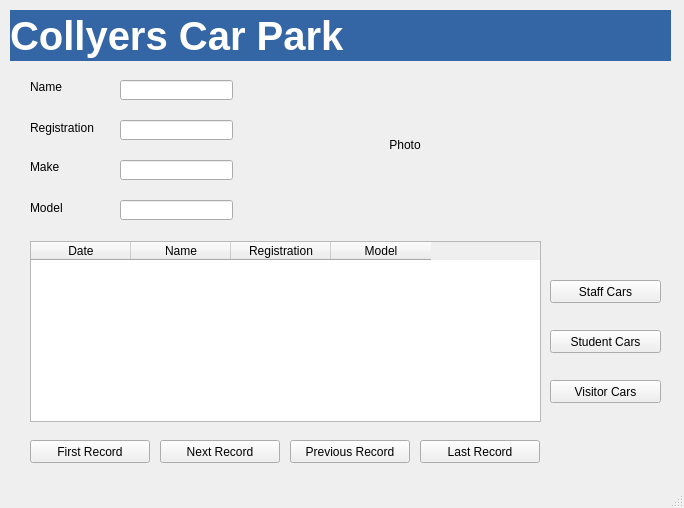
<?xml version="1.0" encoding="UTF-8"?>
<ui version="4.0">
 <class>MainWindow</class>
 <widget class="QMainWindow" name="MainWindow">
  <property name="geometry">
   <rect>
    <x>0</x>
    <y>0</y>
    <width>684</width>
    <height>508</height>
   </rect>
  </property>
  <property name="windowTitle">
   <string>Collyers Car Parking</string>
  </property>
  <property name="autoFillBackground">
   <bool>true</bool>
  </property>
  <widget class="QWidget" name="centralwidget">
   <widget class="QLabel" name="label1">
    <property name="geometry">
     <rect>
      <x>10</x>
      <y>10</y>
      <width>661</width>
      <height>51</height>
     </rect>
    </property>
    <property name="palette">
     <palette>
      <active>
       <colorrole role="WindowText">
        <brush brushstyle="SolidPattern">
         <color alpha="255">
          <red>255</red>
          <green>255</green>
          <blue>255</blue>
         </color>
        </brush>
       </colorrole>
       <colorrole role="Base">
        <brush brushstyle="SolidPattern">
         <color alpha="255">
          <red>52</red>
          <green>101</green>
          <blue>164</blue>
         </color>
        </brush>
       </colorrole>
       <colorrole role="Window">
        <brush brushstyle="SolidPattern">
         <color alpha="255">
          <red>52</red>
          <green>101</green>
          <blue>164</blue>
         </color>
        </brush>
       </colorrole>
      </active>
      <inactive>
       <colorrole role="WindowText">
        <brush brushstyle="SolidPattern">
         <color alpha="255">
          <red>255</red>
          <green>255</green>
          <blue>255</blue>
         </color>
        </brush>
       </colorrole>
       <colorrole role="Base">
        <brush brushstyle="SolidPattern">
         <color alpha="255">
          <red>52</red>
          <green>101</green>
          <blue>164</blue>
         </color>
        </brush>
       </colorrole>
       <colorrole role="Window">
        <brush brushstyle="SolidPattern">
         <color alpha="255">
          <red>52</red>
          <green>101</green>
          <blue>164</blue>
         </color>
        </brush>
       </colorrole>
      </inactive>
      <disabled>
       <colorrole role="WindowText">
        <brush brushstyle="SolidPattern">
         <color alpha="255">
          <red>190</red>
          <green>190</green>
          <blue>190</blue>
         </color>
        </brush>
       </colorrole>
       <colorrole role="Base">
        <brush brushstyle="SolidPattern">
         <color alpha="255">
          <red>52</red>
          <green>101</green>
          <blue>164</blue>
         </color>
        </brush>
       </colorrole>
       <colorrole role="Window">
        <brush brushstyle="SolidPattern">
         <color alpha="255">
          <red>52</red>
          <green>101</green>
          <blue>164</blue>
         </color>
        </brush>
       </colorrole>
      </disabled>
     </palette>
    </property>
    <property name="font">
     <font>
      <pointsize>30</pointsize>
      <weight>75</weight>
      <bold>true</bold>
     </font>
    </property>
    <property name="autoFillBackground">
     <bool>true</bool>
    </property>
    <property name="text">
     <string>Collyers Car Park</string>
    </property>
   </widget>
   <widget class="QLabel" name="label_6">
    <property name="geometry">
     <rect>
      <x>30</x>
      <y>160</y>
      <width>90</width>
      <height>13</height>
     </rect>
    </property>
    <property name="text">
     <string>Make</string>
    </property>
   </widget>
   <widget class="QLineEdit" name="make">
    <property name="geometry">
     <rect>
      <x>120</x>
      <y>160</y>
      <width>113</width>
      <height>20</height>
     </rect>
    </property>
   </widget>
   <widget class="QPushButton" name="firstRecord">
    <property name="geometry">
     <rect>
      <x>30</x>
      <y>440</y>
      <width>120</width>
      <height>23</height>
     </rect>
    </property>
    <property name="text">
     <string>First Record</string>
    </property>
   </widget>
   <widget class="QTableWidget" name="databaseView">
    <property name="geometry">
     <rect>
      <x>30</x>
      <y>241</y>
      <width>511</width>
      <height>181</height>
     </rect>
    </property>
    <column>
     <property name="text">
      <string>Date</string>
     </property>
    </column>
    <column>
     <property name="text">
      <string>Name</string>
     </property>
    </column>
    <column>
     <property name="text">
      <string>Registration</string>
     </property>
    </column>
    <column>
     <property name="text">
      <string>Model</string>
     </property>
    </column>
   </widget>
   <widget class="QPushButton" name="nextRecord">
    <property name="geometry">
     <rect>
      <x>160</x>
      <y>440</y>
      <width>120</width>
      <height>23</height>
     </rect>
    </property>
    <property name="text">
     <string>Next Record</string>
    </property>
   </widget>
   <widget class="QPushButton" name="previousRecord">
    <property name="geometry">
     <rect>
      <x>290</x>
      <y>440</y>
      <width>120</width>
      <height>23</height>
     </rect>
    </property>
    <property name="text">
     <string>Previous Record</string>
    </property>
   </widget>
   <widget class="QPushButton" name="lastRecord">
    <property name="geometry">
     <rect>
      <x>420</x>
      <y>440</y>
      <width>120</width>
      <height>23</height>
     </rect>
    </property>
    <property name="text">
     <string>Last Record</string>
    </property>
   </widget>
   <widget class="QPushButton" name="staffCars">
    <property name="geometry">
     <rect>
      <x>550</x>
      <y>280</y>
      <width>111</width>
      <height>23</height>
     </rect>
    </property>
    <property name="text">
     <string>Staff Cars</string>
    </property>
   </widget>
   <widget class="QPushButton" name="studentCars">
    <property name="geometry">
     <rect>
      <x>550</x>
      <y>330</y>
      <width>111</width>
      <height>23</height>
     </rect>
    </property>
    <property name="text">
     <string>Student Cars</string>
    </property>
   </widget>
   <widget class="QPushButton" name="visitorCars">
    <property name="geometry">
     <rect>
      <x>550</x>
      <y>380</y>
      <width>111</width>
      <height>23</height>
     </rect>
    </property>
    <property name="text">
     <string>Visitor Cars</string>
    </property>
   </widget>
   <widget class="QLabel" name="label_3">
    <property name="geometry">
     <rect>
      <x>30</x>
      <y>80</y>
      <width>90</width>
      <height>13</height>
     </rect>
    </property>
    <property name="text">
     <string>Name</string>
    </property>
   </widget>
   <widget class="QLineEdit" name="model">
    <property name="geometry">
     <rect>
      <x>120</x>
      <y>200</y>
      <width>113</width>
      <height>20</height>
     </rect>
    </property>
   </widget>
   <widget class="QLabel" name="label_7">
    <property name="geometry">
     <rect>
      <x>30</x>
      <y>200</y>
      <width>90</width>
      <height>16</height>
     </rect>
    </property>
    <property name="text">
     <string>Model</string>
    </property>
   </widget>
   <widget class="QLineEdit" name="name">
    <property name="geometry">
     <rect>
      <x>120</x>
      <y>80</y>
      <width>113</width>
      <height>20</height>
     </rect>
    </property>
   </widget>
   <widget class="QLabel" name="label_5">
    <property name="geometry">
     <rect>
      <x>30</x>
      <y>120</y>
      <width>90</width>
      <height>16</height>
     </rect>
    </property>
    <property name="text">
     <string>Registration</string>
    </property>
   </widget>
   <widget class="QLineEdit" name="registration">
    <property name="geometry">
     <rect>
      <x>120</x>
      <y>120</y>
      <width>113</width>
      <height>20</height>
     </rect>
    </property>
   </widget>
   <widget class="QLabel" name="picture">
    <property name="geometry">
     <rect>
      <x>330</x>
      <y>70</y>
      <width>150</width>
      <height>150</height>
     </rect>
    </property>
    <property name="text">
     <string>&lt;html&gt;&lt;head/&gt;&lt;body&gt;&lt;p align=&quot;center&quot;&gt;Photo&lt;/p&gt;&lt;/body&gt;&lt;/html&gt;</string>
    </property>
   </widget>
  </widget>
  <widget class="QMenuBar" name="menubar">
   <property name="geometry">
    <rect>
     <x>0</x>
     <y>0</y>
     <width>684</width>
     <height>22</height>
    </rect>
   </property>
  </widget>
  <widget class="QStatusBar" name="statusbar"/>
 </widget>
 <resources/>
 <connections/>
</ui>
